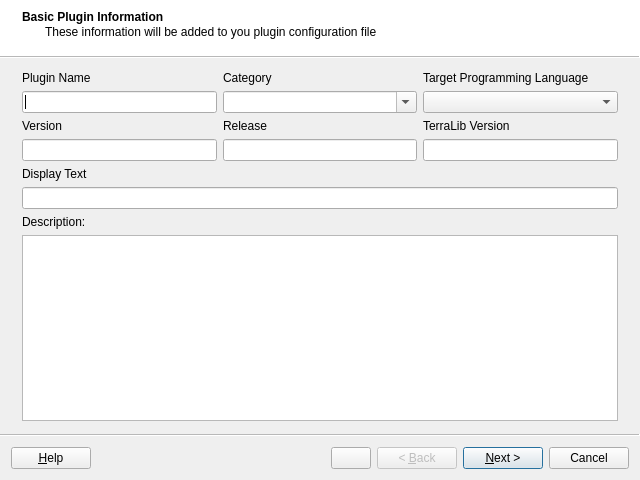
<?xml version="1.0" encoding="UTF-8"?>
<ui version="4.0">
 <class>PluginBuilderWizardForm</class>
 <widget class="QWizard" name="PluginBuilderWizardForm">
  <property name="geometry">
   <rect>
    <x>0</x>
    <y>0</y>
    <width>640</width>
    <height>480</height>
   </rect>
  </property>
  <property name="windowTitle">
   <string>Plugin Builder</string>
  </property>
  <property name="autoFillBackground">
   <bool>false</bool>
  </property>
  <property name="modal">
   <bool>true</bool>
  </property>
  <property name="wizardStyle">
   <enum>QWizard::ModernStyle</enum>
  </property>
  <property name="options">
   <set>QWizard::HaveCustomButton1|QWizard::HaveHelpButton|QWizard::IndependentPages</set>
  </property>
  <property name="subTitleFormat">
   <enum>Qt::AutoText</enum>
  </property>
  <widget class="QWizardPage" name="m_basicPluginInfoPage">
   <property name="title">
    <string>Basic Plugin Information</string>
   </property>
   <property name="subTitle">
    <string>These information will be added to you plugin configuration file</string>
   </property>
   <layout class="QGridLayout" name="gridLayout">
    <item row="0" column="0">
     <layout class="QHBoxLayout" name="horizontalLayout" stretch="1,1,1">
      <item>
       <layout class="QVBoxLayout" name="verticalLayout_2">
        <item>
         <widget class="QLabel" name="label">
          <property name="text">
           <string>Plugin Name</string>
          </property>
         </widget>
        </item>
        <item>
         <widget class="QLineEdit" name="m_pluginNameLineEdit"/>
        </item>
       </layout>
      </item>
      <item>
       <layout class="QVBoxLayout" name="verticalLayout_7">
        <item>
         <widget class="QLabel" name="label_8">
          <property name="text">
           <string>Category</string>
          </property>
         </widget>
        </item>
        <item>
         <widget class="QComboBox" name="m_pluginCategoryComboBox">
          <property name="editable">
           <bool>true</bool>
          </property>
         </widget>
        </item>
       </layout>
      </item>
      <item>
       <layout class="QVBoxLayout" name="verticalLayout_5">
        <item>
         <widget class="QLabel" name="label_6">
          <property name="text">
           <string>Target Programming Language</string>
          </property>
         </widget>
        </item>
        <item>
         <widget class="QComboBox" name="m_pluginEngineComboBox"/>
        </item>
       </layout>
      </item>
     </layout>
    </item>
    <item row="1" column="0">
     <layout class="QHBoxLayout" name="horizontalLayout_2" stretch="1,1,1">
      <item>
       <layout class="QVBoxLayout" name="verticalLayout_3">
        <item>
         <widget class="QLabel" name="label_4">
          <property name="text">
           <string>Version</string>
          </property>
         </widget>
        </item>
        <item>
         <widget class="QLineEdit" name="m_pluginVersionLineEdit"/>
        </item>
       </layout>
      </item>
      <item>
       <layout class="QVBoxLayout" name="verticalLayout_4">
        <item>
         <widget class="QLabel" name="label_5">
          <property name="text">
           <string>Release</string>
          </property>
         </widget>
        </item>
        <item>
         <widget class="QLineEdit" name="m_pluginReleaseLineEdit"/>
        </item>
       </layout>
      </item>
      <item>
       <layout class="QVBoxLayout" name="verticalLayout_6">
        <item>
         <widget class="QLabel" name="label_7">
          <property name="text">
           <string>TerraLib Version</string>
          </property>
         </widget>
        </item>
        <item>
         <widget class="QLineEdit" name="m_terralibVersionLineEdit"/>
        </item>
       </layout>
      </item>
     </layout>
    </item>
    <item row="2" column="0">
     <layout class="QVBoxLayout" name="verticalLayout_8">
      <item>
       <widget class="QLabel" name="label_2">
        <property name="text">
         <string>Display Text</string>
        </property>
       </widget>
      </item>
      <item>
       <widget class="QLineEdit" name="m_pluginDisplayTextLineEdit"/>
      </item>
     </layout>
    </item>
    <item row="3" column="0">
     <layout class="QVBoxLayout" name="verticalLayout">
      <item>
       <widget class="QLabel" name="label_3">
        <property name="text">
         <string>Description:</string>
        </property>
        <property name="scaledContents">
         <bool>false</bool>
        </property>
       </widget>
      </item>
      <item>
       <widget class="QTextEdit" name="m_pluginDescriptionTextEdit"/>
      </item>
     </layout>
    </item>
   </layout>
  </widget>
  <widget class="QWizardPage" name="m_licenseAndProviderPage">
   <property name="title">
    <string>Plugin's License &amp; Provider</string>
   </property>
   <property name="subTitle">
    <string>Choose a license and fill some information about how people can contact plugin's provider</string>
   </property>
   <layout class="QGridLayout" name="gridLayout_5">
    <item row="0" column="0">
     <layout class="QVBoxLayout" name="verticalLayout_9">
      <item>
       <widget class="QLabel" name="label_9">
        <property name="text">
         <string>License type</string>
        </property>
       </widget>
      </item>
      <item>
       <widget class="QComboBox" name="m_pluginLicenseComboBox">
        <property name="editable">
         <bool>true</bool>
        </property>
       </widget>
      </item>
     </layout>
    </item>
    <item row="1" column="0">
     <layout class="QVBoxLayout" name="verticalLayout_10">
      <item>
       <widget class="QLabel" name="label_10">
        <property name="text">
         <string>Primary Site</string>
        </property>
       </widget>
      </item>
      <item>
       <widget class="QLineEdit" name="m_pluginSiteLineEdit"/>
      </item>
     </layout>
    </item>
    <item row="2" column="0">
     <widget class="QGroupBox" name="groupBox">
      <property name="title">
       <string>Provider</string>
      </property>
      <layout class="QGridLayout" name="gridLayout_2">
       <item row="0" column="0">
        <layout class="QVBoxLayout" name="verticalLayout_11">
         <item>
          <widget class="QLabel" name="label_12">
           <property name="text">
            <string>Name</string>
           </property>
          </widget>
         </item>
         <item>
          <widget class="QLineEdit" name="m_pluginProviderNameLineEdit"/>
         </item>
        </layout>
       </item>
       <item row="1" column="0">
        <layout class="QVBoxLayout" name="verticalLayout_12">
         <item>
          <widget class="QLabel" name="label_13">
           <property name="text">
            <string>Site</string>
           </property>
          </widget>
         </item>
         <item>
          <widget class="QLineEdit" name="m_pluginProviderSiteLineEdit"/>
         </item>
        </layout>
       </item>
       <item row="2" column="0">
        <layout class="QVBoxLayout" name="verticalLayout_13">
         <item>
          <widget class="QLabel" name="label_14">
           <property name="text">
            <string>Email</string>
           </property>
          </widget>
         </item>
         <item>
          <widget class="QLineEdit" name="m_pluginProviderEmailLineEdit"/>
         </item>
        </layout>
       </item>
      </layout>
     </widget>
    </item>
   </layout>
  </widget>
  <widget class="QWizardPage" name="m_pluginDependenciesPage">
   <property name="title">
    <string>Plugin Dependencies</string>
   </property>
   <property name="subTitle">
    <string>In order to have your plugin loaded, you must inform if yur plugin depends on others</string>
   </property>
   <layout class="QGridLayout" name="m_pluginDependenciesGridLayout"/>
  </widget>
  <widget class="QWizardPage" name="m_categoryDependenciesPage">
   <property name="title">
    <string>Plugin Category Dependencies</string>
   </property>
   <property name="subTitle">
    <string>If your plugin must be loaded just afetr a certain cataegory of plugins, please, inform this</string>
   </property>
   <layout class="QGridLayout" name="m_categoryDependenciesGridLayout"/>
  </widget>
  <widget class="QWizardPage" name="m_moduleDependenciesPage">
   <property name="title">
    <string>Plugin Module Dependencies</string>
   </property>
   <property name="subTitle">
    <string>We need to know what modules are used by your plugin in order to automatically start them befre your plugin gets run</string>
   </property>
   <layout class="QGridLayout" name="m_moduleDependenciesGridLayout"/>
  </widget>
  <widget class="QWizardPage" name="m_resourcesPage">
   <property name="title">
    <string>Plugin Resources</string>
   </property>
   <property name="subTitle">
    <string>Please, inform resources that must be bundled with your plugin</string>
   </property>
   <layout class="QGridLayout" name="gridLayout_7">
    <item row="0" column="0">
     <layout class="QHBoxLayout" name="horizontalLayout_6">
      <item>
       <widget class="QColumnView" name="m_pluginResourcesColumnView"/>
      </item>
      <item>
       <layout class="QVBoxLayout" name="verticalLayout_23">
        <item>
         <widget class="QToolButton" name="m_resourceAddToolButton">
          <property name="text">
           <string/>
          </property>
         </widget>
        </item>
        <item>
         <widget class="QToolButton" name="m_resourceEditToolButton">
          <property name="text">
           <string/>
          </property>
         </widget>
        </item>
        <item>
         <widget class="QToolButton" name="m_resourceRemoveToolButton">
          <property name="text">
           <string/>
          </property>
         </widget>
        </item>
        <item>
         <spacer name="verticalSpacer_7">
          <property name="orientation">
           <enum>Qt::Vertical</enum>
          </property>
          <property name="sizeHint" stdset="0">
           <size>
            <width>20</width>
            <height>40</height>
           </size>
          </property>
         </spacer>
        </item>
       </layout>
      </item>
     </layout>
    </item>
   </layout>
  </widget>
  <widget class="QWizardPage" name="m_parametersPage">
   <property name="title">
    <string>Plugin Parameters</string>
   </property>
   <property name="subTitle">
    <string>Some plugins need a default configuration in order to run</string>
   </property>
   <layout class="QGridLayout" name="gridLayout_8">
    <item row="0" column="0">
     <layout class="QHBoxLayout" name="horizontalLayout_7">
      <item>
       <widget class="QColumnView" name="m_pluginParametersColumnView"/>
      </item>
      <item>
       <layout class="QVBoxLayout" name="verticalLayout_24">
        <item>
         <widget class="QToolButton" name="toolButton_19">
          <property name="text">
           <string/>
          </property>
         </widget>
        </item>
        <item>
         <widget class="QToolButton" name="toolButton_21">
          <property name="text">
           <string/>
          </property>
         </widget>
        </item>
        <item>
         <widget class="QToolButton" name="toolButton_20">
          <property name="text">
           <string/>
          </property>
         </widget>
        </item>
        <item>
         <spacer name="verticalSpacer_8">
          <property name="orientation">
           <enum>Qt::Vertical</enum>
          </property>
          <property name="sizeHint" stdset="0">
           <size>
            <width>20</width>
            <height>40</height>
           </size>
          </property>
         </spacer>
        </item>
       </layout>
      </item>
     </layout>
    </item>
   </layout>
  </widget>
  <widget class="QWizardPage" name="m_targetDeployEnvironments">
   <property name="title">
    <string>Deployment Environments</string>
   </property>
   <property name="subTitle">
    <string>It is possible to automatically create deployment environments fr your plugin</string>
   </property>
   <layout class="QGridLayout" name="gridLayout_9">
    <item row="0" column="0">
     <layout class="QVBoxLayout" name="verticalLayout_25">
      <item>
       <widget class="QCheckBox" name="m_vcppCheckBox">
        <property name="text">
         <string>Microsoft Visual C++ 2010</string>
        </property>
       </widget>
      </item>
      <item>
       <widget class="QCheckBox" name="m_gccCheckBox">
        <property name="text">
         <string>Linux g++ (Autotools)</string>
        </property>
       </widget>
      </item>
      <item>
       <widget class="QCheckBox" name="m_qtCreatorCheckBox">
        <property name="text">
         <string>Qt Creator</string>
        </property>
       </widget>
      </item>
     </layout>
    </item>
   </layout>
  </widget>
  <widget class="QWizardPage" name="m_pluginTargetLocationPage">
   <property name="title">
    <string>Plugin Target Location</string>
   </property>
   <property name="subTitle">
    <string>Please, inform where to store the default files for you new plugin</string>
   </property>
   <layout class="QGridLayout" name="gridLayout_10">
    <item row="0" column="0">
     <layout class="QVBoxLayout" name="verticalLayout_26">
      <item>
       <widget class="QLabel" name="label_16">
        <property name="text">
         <string>Source Code Location</string>
        </property>
       </widget>
      </item>
      <item>
       <layout class="QHBoxLayout" name="horizontalLayout_8">
        <item>
         <widget class="QLineEdit" name="m_sourceCodeLocationLineEdit"/>
        </item>
        <item>
         <widget class="QToolButton" name="m_sourceCodeLocationToolButton">
          <property name="enabled">
           <bool>true</bool>
          </property>
          <property name="sizePolicy">
           <sizepolicy hsizetype="Preferred" vsizetype="Preferred">
            <horstretch>0</horstretch>
            <verstretch>0</verstretch>
           </sizepolicy>
          </property>
          <property name="minimumSize">
           <size>
            <width>24</width>
            <height>0</height>
           </size>
          </property>
          <property name="maximumSize">
           <size>
            <width>0</width>
            <height>16777215</height>
           </size>
          </property>
          <property name="text">
           <string>...</string>
          </property>
         </widget>
        </item>
       </layout>
      </item>
     </layout>
    </item>
    <item row="1" column="0">
     <layout class="QVBoxLayout" name="verticalLayout_28">
      <item>
       <widget class="QLabel" name="label_18">
        <property name="text">
         <string>Build Project Locations</string>
        </property>
       </widget>
      </item>
      <item>
       <layout class="QHBoxLayout" name="horizontalLayout_9">
        <item>
         <widget class="QColumnView" name="m_buildLocationsColumnView"/>
        </item>
        <item>
         <layout class="QVBoxLayout" name="verticalLayout_27">
          <item>
           <widget class="QToolButton" name="m_addBuildLocationToolButton">
            <property name="text">
             <string/>
            </property>
           </widget>
          </item>
          <item>
           <widget class="QToolButton" name="m_editBuildLocationToolButton">
            <property name="text">
             <string/>
            </property>
           </widget>
          </item>
          <item>
           <widget class="QToolButton" name="m_removeBuildLocationToolButton">
            <property name="text">
             <string/>
            </property>
           </widget>
          </item>
          <item>
           <spacer name="verticalSpacer_9">
            <property name="orientation">
             <enum>Qt::Vertical</enum>
            </property>
            <property name="sizeHint" stdset="0">
             <size>
              <width>20</width>
              <height>40</height>
             </size>
            </property>
           </spacer>
          </item>
         </layout>
        </item>
       </layout>
      </item>
     </layout>
    </item>
   </layout>
  </widget>
 </widget>
 <tabstops>
  <tabstop>m_pluginNameLineEdit</tabstop>
  <tabstop>m_pluginCategoryComboBox</tabstop>
  <tabstop>m_pluginEngineComboBox</tabstop>
  <tabstop>m_pluginVersionLineEdit</tabstop>
  <tabstop>m_pluginReleaseLineEdit</tabstop>
  <tabstop>m_terralibVersionLineEdit</tabstop>
  <tabstop>m_pluginDisplayTextLineEdit</tabstop>
  <tabstop>m_pluginDescriptionTextEdit</tabstop>
  <tabstop>m_pluginLicenseComboBox</tabstop>
  <tabstop>m_pluginSiteLineEdit</tabstop>
  <tabstop>m_pluginProviderNameLineEdit</tabstop>
  <tabstop>m_pluginProviderSiteLineEdit</tabstop>
  <tabstop>m_pluginProviderEmailLineEdit</tabstop>
  <tabstop>m_resourceAddToolButton</tabstop>
  <tabstop>m_resourceEditToolButton</tabstop>
  <tabstop>m_resourceRemoveToolButton</tabstop>
  <tabstop>toolButton_19</tabstop>
  <tabstop>toolButton_21</tabstop>
  <tabstop>toolButton_20</tabstop>
  <tabstop>m_pluginResourcesColumnView</tabstop>
  <tabstop>m_pluginParametersColumnView</tabstop>
  <tabstop>m_vcppCheckBox</tabstop>
  <tabstop>m_gccCheckBox</tabstop>
  <tabstop>m_qtCreatorCheckBox</tabstop>
  <tabstop>m_sourceCodeLocationLineEdit</tabstop>
  <tabstop>m_sourceCodeLocationToolButton</tabstop>
  <tabstop>m_buildLocationsColumnView</tabstop>
  <tabstop>m_addBuildLocationToolButton</tabstop>
  <tabstop>m_editBuildLocationToolButton</tabstop>
  <tabstop>m_removeBuildLocationToolButton</tabstop>
 </tabstops>
 <resources/>
 <connections/>
</ui>
